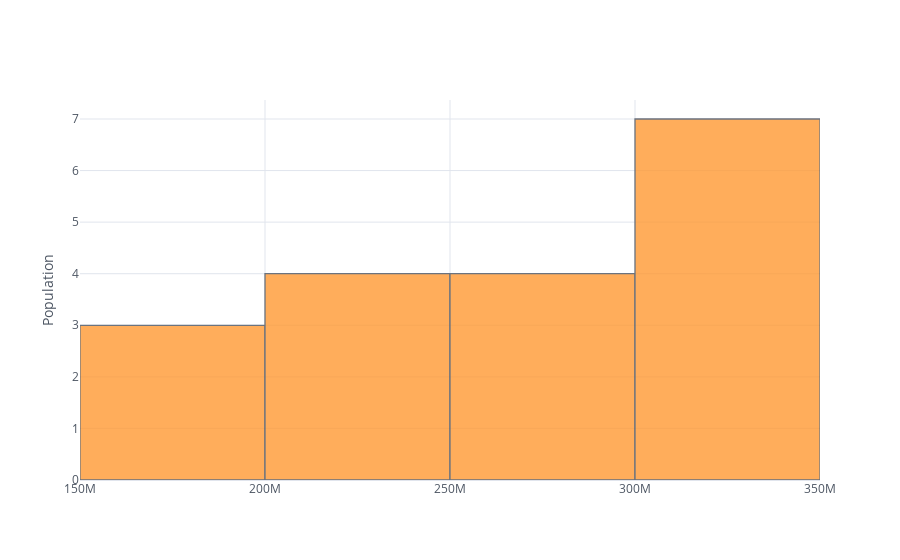

The notebook cell this image was saved under:
### Markdown cell above
Histogram

### Code cell
df_population['United States'].iplot(kind='hist', yTitle='Population')

### Figure 1 — Plotly figure (JSON) as saved in the notebook; plotly's stock layout.template omitted (floating-point values rounded to 4 significant figures)
{"data": [{"histfunc": "count", "histnorm": "", "marker": {"color": "rgba(255, 153, 51, 1.0)", "line": {"color": "#4D5663", "width": 1.3}}, "name": "United States", "opacity": 0.8, "orientation": "v", "type": "histogram", "x": [171685336, 186720571, 199733676, 209513341, 219081251, 229476354, 240499825, 252120309, 265163745, 281710909, 294993511, 309011475, 320878310, 323015995, 325084756, 327096265, 329064917, 331002651]}], "layout": {"barmode": "overlay", "legend": {"bgcolor": "#FFFFFF", "font": {"color": "#4D5663"}}, "paper_bgcolor": "#FFFFFF", "plot_bgcolor": "#FFFFFF", "title": {"font": {"color": "#4D5663"}}, "xaxis": {"gridcolor": "#E1E5ED", "showgrid": true, "tickfont": {"color": "#4D5663"}, "title": {"font": {"color": "#4D5663"}, "text": ""}, "zerolinecolor": "#E1E5ED"}, "yaxis": {"gridcolor": "#E1E5ED", "showgrid": true, "tickfont": {"color": "#4D5663"}, "title": {"font": {"color": "#4D5663"}, "text": "Population"}, "zerolinecolor": "#E1E5ED"}}}
